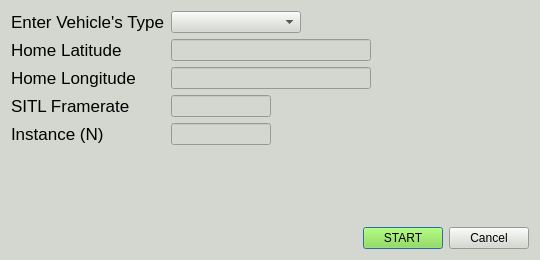
<?xml version="1.0" encoding="UTF-8"?>
<ui version="4.0">
 <class>MainWindow</class>
 <widget class="QDialog" name="MainWindow">
  <property name="geometry">
   <rect>
    <x>0</x>
    <y>0</y>
    <width>540</width>
    <height>260</height>
   </rect>
  </property>
  <property name="minimumSize">
   <size>
    <width>340</width>
    <height>190</height>
   </size>
  </property>
  <property name="maximumSize">
   <size>
    <width>540</width>
    <height>260</height>
   </size>
  </property>
  <property name="windowTitle">
   <string>MainWindow</string>
  </property>
  <property name="styleSheet">
   <string notr="true">background-color: rgb(211, 215, 207);
color: rgb(0, 0, 0);</string>
  </property>
  <layout class="QVBoxLayout" name="verticalLayout">
   <item>
    <layout class="QFormLayout" name="formLayout">
     <property name="fieldGrowthPolicy">
      <enum>QFormLayout::ExpandingFieldsGrow</enum>
     </property>
     <property name="rowWrapPolicy">
      <enum>QFormLayout::WrapLongRows</enum>
     </property>
     <item row="0" column="0">
      <widget class="QLabel" name="label_nameinput">
       <property name="font">
        <font>
         <pointsize>13</pointsize>
        </font>
       </property>
       <property name="text">
        <string>Enter Vehicle's Type</string>
       </property>
      </widget>
     </item>
     <item row="0" column="1">
      <widget class="QComboBox" name="comboBox_type">
       <property name="minimumSize">
        <size>
         <width>130</width>
         <height>0</height>
        </size>
       </property>
      </widget>
     </item>
     <item row="2" column="1">
      <widget class="QLineEdit" name="lineEdit_home_lon">
       <property name="maximumSize">
        <size>
         <width>200</width>
         <height>16777215</height>
        </size>
       </property>
      </widget>
     </item>
     <item row="1" column="1">
      <widget class="QLineEdit" name="lineEdit_home_lat">
       <property name="maximumSize">
        <size>
         <width>200</width>
         <height>16777215</height>
        </size>
       </property>
      </widget>
     </item>
     <item row="1" column="0">
      <widget class="QLabel" name="label_home_lat">
       <property name="font">
        <font>
         <pointsize>13</pointsize>
        </font>
       </property>
       <property name="text">
        <string>Home Latitude</string>
       </property>
      </widget>
     </item>
     <item row="2" column="0">
      <widget class="QLabel" name="label_home_lon">
       <property name="font">
        <font>
         <pointsize>13</pointsize>
        </font>
       </property>
       <property name="text">
        <string>Home Longitude</string>
       </property>
      </widget>
     </item>
     <item row="3" column="0">
      <widget class="QLabel" name="label_framerate">
       <property name="font">
        <font>
         <pointsize>13</pointsize>
        </font>
       </property>
       <property name="text">
        <string>SITL Framerate</string>
       </property>
      </widget>
     </item>
     <item row="4" column="0">
      <widget class="QLabel" name="label_instance">
       <property name="font">
        <font>
         <pointsize>13</pointsize>
        </font>
       </property>
       <property name="text">
        <string>Instance (N)</string>
       </property>
      </widget>
     </item>
     <item row="3" column="1">
      <widget class="QLineEdit" name="lineEdit_framerate">
       <property name="maximumSize">
        <size>
         <width>100</width>
         <height>16777215</height>
        </size>
       </property>
      </widget>
     </item>
     <item row="4" column="1">
      <widget class="QLineEdit" name="lineEdit_instance">
       <property name="maximumSize">
        <size>
         <width>100</width>
         <height>16777215</height>
        </size>
       </property>
      </widget>
     </item>
    </layout>
   </item>
   <item>
    <layout class="QHBoxLayout" name="horizontalLayout">
     <item>
      <spacer name="horizontalSpacer">
       <property name="orientation">
        <enum>Qt::Horizontal</enum>
       </property>
       <property name="sizeHint" stdset="0">
        <size>
         <width>40</width>
         <height>20</height>
        </size>
       </property>
      </spacer>
     </item>
     <item>
      <widget class="QPushButton" name="pushButton_start">
       <property name="styleSheet">
        <string notr="true">background-color: rgb(138, 226, 52);</string>
       </property>
       <property name="text">
        <string>START</string>
       </property>
      </widget>
     </item>
     <item>
      <widget class="QPushButton" name="pushButton_cancel">
       <property name="text">
        <string>Cancel</string>
       </property>
      </widget>
     </item>
    </layout>
   </item>
  </layout>
 </widget>
 <resources/>
 <connections/>
</ui>
